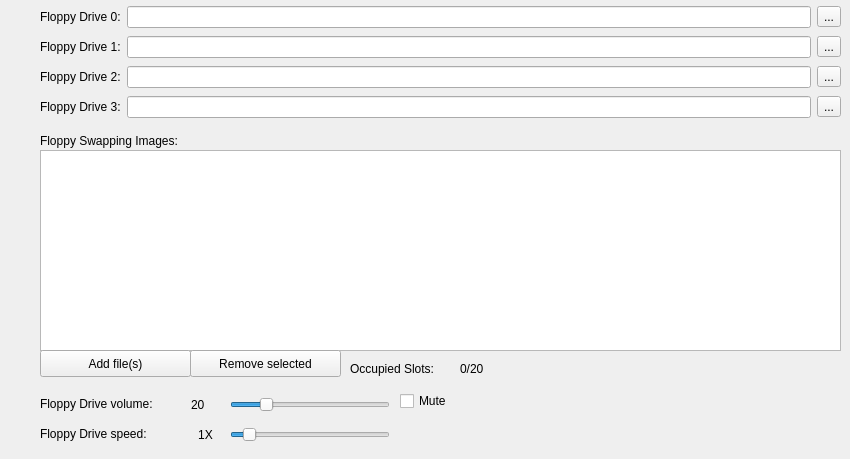
    <widget class="QWidget" name="floppiesMenu">
     <attribute name="icon">
      <iconset resource="ICO.qrc">
       <normaloff>:/Images/Images/linguist-filesave.png</normaloff>:/Images/Images/linguist-filesave.png</iconset>
     </attribute>
     <attribute name="title">
      <string>Floppy</string>
     </attribute>
     <widget class="QWidget" name="verticalLayoutWidget_3">
      <property name="geometry">
       <rect>
        <x>40</x>
        <y>0</y>
        <width>801</width>
        <height>34</height>
       </rect>
      </property>
      <layout class="QHBoxLayout" name="floppyDrive0Panel">
       <item>
        <widget class="QLabel" name="floppyDrive0Label">
         <property name="text">
          <string>Floppy Drive 0:</string>
         </property>
        </widget>
       </item>
       <item>
        <widget class="QLineEdit" name="floppyDrive0LineEdit">
         <property name="maxLength">
          <number>32000</number>
         </property>
         <property name="readOnly">
          <bool>true</bool>
         </property>
        </widget>
       </item>
       <item>
        <widget class="QToolButton" name="floppyDrive0ToolButton">
         <property name="toolTip">
          <string>Load floppy 0</string>
         </property>
         <property name="text">
          <string>...</string>
         </property>
         <property name="icon">
          <iconset resource="ICO.qrc">
           <normaloff>:/Images/Images/linguist-editcopy.png</normaloff>:/Images/Images/linguist-editcopy.png</iconset>
         </property>
        </widget>
       </item>
      </layout>
     </widget>
     <widget class="QWidget" name="verticalLayoutWidget_4">
      <property name="geometry">
       <rect>
        <x>40</x>
        <y>30</y>
        <width>801</width>
        <height>34</height>
       </rect>
      </property>
      <layout class="QHBoxLayout" name="floppyDrive1Panel">
       <item>
        <widget class="QLabel" name="floppyDrive1Label">
         <property name="text">
          <string>Floppy Drive 1:</string>
         </property>
        </widget>
       </item>
       <item>
        <widget class="QLineEdit" name="floppyDrive1LineEdit">
         <property name="maxLength">
          <number>32000</number>
         </property>
         <property name="readOnly">
          <bool>true</bool>
         </property>
        </widget>
       </item>
       <item>
        <widget class="QToolButton" name="floppyDrive1ToolButton">
         <property name="toolTip">
          <string>Load floppy 1</string>
         </property>
         <property name="text">
          <string>...</string>
         </property>
         <property name="icon">
          <iconset resource="ICO.qrc">
           <normaloff>:/Images/Images/linguist-editcopy.png</normaloff>:/Images/Images/linguist-editcopy.png</iconset>
         </property>
        </widget>
       </item>
      </layout>
     </widget>
     <widget class="QWidget" name="verticalLayoutWidget_5">
      <property name="geometry">
       <rect>
        <x>40</x>
        <y>60</y>
        <width>801</width>
        <height>34</height>
       </rect>
      </property>
      <layout class="QHBoxLayout" name="floppyDrive2Panel">
       <item>
        <widget class="QLabel" name="floppyDrive2Label">
         <property name="text">
          <string>Floppy Drive 2:</string>
         </property>
        </widget>
       </item>
       <item>
        <widget class="QLineEdit" name="floppyDrive2LineEdit">
         <property name="maxLength">
          <number>32000</number>
         </property>
         <property name="readOnly">
          <bool>true</bool>
         </property>
        </widget>
       </item>
       <item>
        <widget class="QToolButton" name="floppyDrive2ToolButton">
         <property name="toolTip">
          <string>Load floppy 2</string>
         </property>
         <property name="text">
          <string>...</string>
         </property>
         <property name="icon">
          <iconset resource="ICO.qrc">
           <normaloff>:/Images/Images/linguist-editcopy.png</normaloff>:/Images/Images/linguist-editcopy.png</iconset>
         </property>
        </widget>
       </item>
      </layout>
     </widget>
     <widget class="QWidget" name="verticalLayoutWidget_6">
      <property name="geometry">
       <rect>
        <x>40</x>
        <y>90</y>
        <width>801</width>
        <height>34</height>
       </rect>
      </property>
      <layout class="QHBoxLayout" name="floopyDriv3Panel">
       <item>
        <widget class="QLabel" name="floppyDrive3Label">
         <property name="text">
          <string>Floppy Drive 3:</string>
         </property>
        </widget>
       </item>
       <item>
        <widget class="QLineEdit" name="floppyDrive3LineEdit">
         <property name="maxLength">
          <number>32000</number>
         </property>
         <property name="readOnly">
          <bool>true</bool>
         </property>
        </widget>
       </item>
       <item>
        <widget class="QToolButton" name="floppyDrive3ToolButton">
         <property name="toolTip">
          <string>Load floppy 3</string>
         </property>
         <property name="text">
          <string>...</string>
         </property>
         <property name="icon">
          <iconset resource="ICO.qrc">
           <normaloff>:/Images/Images/linguist-editcopy.png</normaloff>:/Images/Images/linguist-editcopy.png</iconset>
         </property>
        </widget>
       </item>
      </layout>
     </widget>
     <widget class="QListWidget" name="floppySwappingImagesListWidget">
      <property name="geometry">
       <rect>
        <x>40</x>
        <y>150</y>
        <width>801</width>
        <height>201</height>
       </rect>
      </property>
      <property name="selectionMode">
       <enum>QAbstractItemView::MultiSelection</enum>
      </property>
     </widget>
     <widget class="QPushButton" name="floppySwappingImagesAddPushButton">
      <property name="geometry">
       <rect>
        <x>40</x>
        <y>350</y>
        <width>151</width>
        <height>27</height>
       </rect>
      </property>
      <property name="font">
       <font>
        <weight>50</weight>
        <bold>false</bold>
       </font>
      </property>
      <property name="acceptDrops">
       <bool>false</bool>
      </property>
      <property name="toolTip">
       <string>Add floppy image(s)</string>
      </property>
      <property name="text">
       <string>Add file(s)</string>
      </property>
      <property name="icon">
       <iconset resource="ICO.qrc">
        <normaloff>:/Images/Images/designer-property-editor-add-dynamic.png</normaloff>:/Images/Images/designer-property-editor-add-dynamic.png</iconset>
      </property>
     </widget>
     <widget class="QPushButton" name="floppySwappingImagerRemovePushButton">
      <property name="geometry">
       <rect>
        <x>190</x>
        <y>350</y>
        <width>151</width>
        <height>27</height>
       </rect>
      </property>
      <property name="toolTip">
       <string>Remove floppy image(s)</string>
      </property>
      <property name="text">
       <string>Remove selected</string>
      </property>
      <property name="icon">
       <iconset resource="ICO.qrc">
        <normaloff>:/Images/Images/designer-property-editor-remove-dynamic.png</normaloff>:/Images/Images/designer-property-editor-remove-dynamic.png</iconset>
      </property>
     </widget>
     <widget class="QLabel" name="floppySwappingImagesLabel">
      <property name="geometry">
       <rect>
        <x>40</x>
        <y>130</y>
        <width>641</width>
        <height>21</height>
       </rect>
      </property>
      <property name="text">
       <string>Floppy Swapping Images:</string>
      </property>
     </widget>
     <widget class="QLabel" name="floppyDriveVolumeLabel">
      <property name="geometry">
       <rect>
        <x>40</x>
        <y>390</y>
        <width>141</width>
        <height>27</height>
       </rect>
      </property>
      <property name="text">
       <string>Floppy Drive volume:</string>
      </property>
     </widget>
     <widget class="QSlider" name="floppyDriveVolumeSlider">
      <property name="geometry">
       <rect>
        <x>230</x>
        <y>390</y>
        <width>160</width>
        <height>29</height>
       </rect>
      </property>
      <property name="maximum">
       <number>100</number>
      </property>
      <property name="value">
       <number>20</number>
      </property>
      <property name="orientation">
       <enum>Qt::Horizontal</enum>
      </property>
     </widget>
     <widget class="QCheckBox" name="floppyDriveVolumeMuteCheckBox">
      <property name="geometry">
       <rect>
        <x>400</x>
        <y>390</y>
        <width>97</width>
        <height>22</height>
       </rect>
      </property>
      <property name="text">
       <string>Mute</string>
      </property>
     </widget>
     <widget class="QLabel" name="floppyDriveVolumeDisplayLabel">
      <property name="geometry">
       <rect>
        <x>191</x>
        <y>396</y>
        <width>31</width>
        <height>17</height>
       </rect>
      </property>
      <property name="text">
       <string>20</string>
      </property>
     </widget>
     <widget class="QLabel" name="floppyDriveSpeedLabel">
      <property name="geometry">
       <rect>
        <x>40</x>
        <y>420</y>
        <width>141</width>
        <height>27</height>
       </rect>
      </property>
      <property name="text">
       <string>Floppy Drive speed:</string>
      </property>
     </widget>
     <widget class="QSlider" name="floppyDriveSpeedSlider">
      <property name="geometry">
       <rect>
        <x>230</x>
        <y>420</y>
        <width>160</width>
        <height>29</height>
       </rect>
      </property>
      <property name="maximum">
       <number>12</number>
      </property>
      <property name="singleStep">
       <number>1</number>
      </property>
      <property name="value">
       <number>1</number>
      </property>
      <property name="orientation">
       <enum>Qt::Horizontal</enum>
      </property>
     </widget>
     <widget class="QLabel" name="floppyDriveSpeedDisplayLabel">
      <property name="geometry">
       <rect>
        <x>180</x>
        <y>420</y>
        <width>51</width>
        <height>30</height>
       </rect>
      </property>
      <property name="text">
       <string>1X</string>
      </property>
      <property name="alignment">
       <set>Qt::AlignCenter</set>
      </property>
     </widget>
     <widget class="QLabel" name="floppyOccupiedSlotsLabel">
      <property name="geometry">
       <rect>
        <x>350</x>
        <y>360</y>
        <width>111</width>
        <height>17</height>
       </rect>
      </property>
      <property name="text">
       <string>Occupied Slots:</string>
      </property>
     </widget>
     <widget class="QLabel" name="floppyOccupiedSlotsDisplayLabel">
      <property name="geometry">
       <rect>
        <x>460</x>
        <y>360</y>
        <width>61</width>
        <height>17</height>
       </rect>
      </property>
      <property name="text">
       <string>0/20</string>
      </property>
     </widget>
    </widget>
